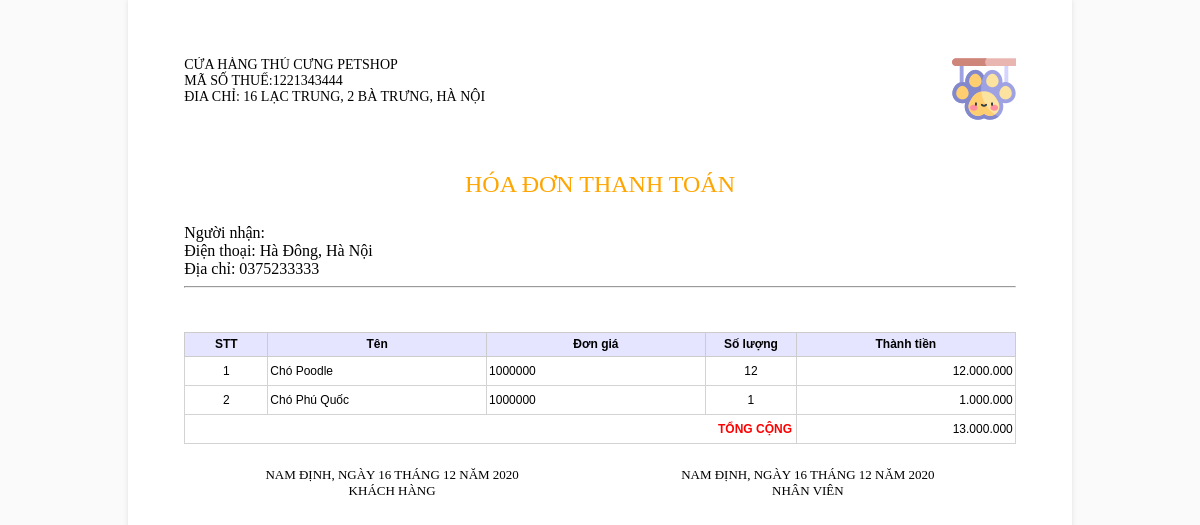
Page /admin/hoadon.php?id=6 (signed in) on the committed database.
### tables this page shows
CREATE TABLE `user` (
  `id` int(11) NOT NULL AUTO_INCREMENT,
  `username` varchar(255) NOT NULL,
  `password` varchar(255) NOT NULL,
  `email` varchar(200) NOT NULL,
  `sodienthoai` varchar(12) NOT NULL,
  `diachi` varchar(255) NOT NULL,
  `level` int(1) NOT NULL,
  PRIMARY KEY (`id`)
);

CREATE TABLE `order_detail` (
  `id` int(11) NOT NULL AUTO_INCREMENT,
  `order_id` int(11) NOT NULL,
  `post_id` int(11) NOT NULL,
  `quantity` int(200) NOT NULL,
  `price` int(255) NOT NULL,
  `created_time` varchar(255) DEFAULT NULL,
  `last_updated` varchar(255) DEFAULT NULL,
  PRIMARY KEY (`id`),
  KEY `order_id` (`order_id`),
  KEY `post_id` (`post_id`)
);

CREATE TABLE `post` (
  `id` int(11) NOT NULL AUTO_INCREMENT,
  `title` varchar(255) NOT NULL,
  `price` int(255) NOT NULL,
  `kind` varchar(200) NOT NULL,
  `age` varchar(255) NOT NULL,
  `address` varchar(255) NOT NULL,
  `image` varchar(255) NOT NULL,
  `type` int(1) NOT NULL,
  `created_time` varchar(255) NOT NULL,
  `last_updated` varchar(255) NOT NULL,
  PRIMARY KEY (`id`)
);

### admin/hoadon.php (the view, shortened to what this page needs)
<!DOCTYPE html>
<html>
<head>
</head>
<link rel="stylesheet" type="text/css" href="css/styleHoaDon.css">
    </head>
    <body>
        <?php
        if (!empty($_SESSION['current_user'])) {
            include '../config.php';
            $orders = mysqli_query($conn, "SELECT *, order_detail.*, post.kind as product_name
FROM orders
INNER JOIN order_detail ON orders.id = order_detail.order_id
INNER JOIN post ON post.id = order_detail.post_id
WHERE orders.id = " . $_GET['id']);
            $orders = mysqli_fetch_all($orders, MYSQLI_ASSOC);
        }
        $user_name = $_SESSION['current_user'];
         $user1 = mysqli_query($conn, "SELECT * FROM `user` WHERE `username` = '$user_name'");
        $rowUser =  mysqli_fetch_array($user1);
        ?>
<div id="page" class="page">
    <div class="header">
       <div class="logo"><img src="image/logo.png"/></div>
        <div class="company">Cửa Hàng Thú Cưng PetShop<br>Mã số thuế:1221343444<br>Đia chỉ: 16 Lạc Trung, 2 Bà Trưng, Hà Nội</div>
    </div>
  <br/>
  <div class="title">
    <br>
        HÓA ĐƠN THANH TOÁN
        <br/>
       <br>
  </div>
  <div id="infor-khachhang">
  <label>Người nhận: </label><span> <?= $ $rowUser['username'] ?></span><br/>
                <label>Điện thoại: </label><span> <?= $rowUser['diachi'] ?></span><br/>
                <label>Địa chỉ: </label><span> <?= $rowUser['sodienthoai'] ?></span><br/>
                <hr/>
  </div>
  <br/>
  <br/>
  <table class="TableData">
    <tr>
      <th>STT</th>
      <th>Tên</th>
      <th>Đơn giá</th>
      <th>Số lượng</th>
      <th>Thành tiền</th>
    </tr>
    <?php
    $pos = 1;
    $tongsotien = 0;
    foreach($orders as $row)
    {
        $tongsotien += $row['quantity']*$row['price'];
        echo "<tr>";
        echo "<td class=\"cotSTT\">".$pos++."</td>";
        echo "<td class=\"cotTenSanPham\">".$row['kind']."</td>";
        echo "<td class=\"cotTenSanPham\">".$row['price']."</td>";
        echo "<td class=\"cotSoLuong\" align='center'>".$row['quantity']."</td>";
        echo "<td class=\"cotSo\">".number_format(($row['quantity']*$row['price']),0,",",".")."</td>";
        echo "</tr>";
    }
?>
    <tr>
      <td colspan="4" class="tong">Tổng cộng</td>
      <td class="cotSo"><?php echo number_format(($tongsotien),0,",",".")?></td>
    </tr>
  </table>
  <div class="footer-left"> Nam Định, ngày 16 tháng 12 năm 2020<br/>
    Khách hàng </div>
  <div class="footer-right"> Nam Định, ngày 16 tháng 12 năm 2020<br/>
    Nhân viên </div>
</div>
</body>

### css/styleHoaDon.css (style rules this page uses)
body { margin: 0; padding: 0; background-color: #FAFAFA; font: 12pt "Tohoma"; }
* { box-sizing: border-box; -moz-box-sizing: border-box; }
.page { width: 25cm; overflow:hidden; min-height:297mm; padding: 1.5cm; margin-left:auto; margin-right:auto; background: white; box-shadow: 0 0 5px rgba(0, 0, 0, 0.1); }
.header { overflow:hidden; }
.logo { background-color:#FFFFFF; text-align:right; float:right; }
.company { text-transform:uppercase; background-color:#FFFFFF; text-align:left; float:left; font-size:14px; float: left; }
.title { text-align:center; position:relative; color:orange; font-size: 24px; top:1px; }
.footer-left { text-align:center; text-transform:uppercase; padding-top:24px; position:relative; height: 150px; width:50%; color:#000; float:left; font-size: 13px; bottom:1px; }
.footer-right { text-align:center; text-transform:uppercase; padding-top:24px; position:relative; height: 150px; width:50%; color:#000; font-size: 13px; float:right; bottom:1px; }
.TableData { background:#ffffff; font: 11px; width:100%; border-collapse:collapse; font-family:Verdana, Arial, Helvetica, sans-serif; font-size:12px; border:thin solid #d3d3d3; }
.TableData TH { background: rgba(0,0,255,0.1); text-align: center; font-weight: bold; color: #000; border: solid 1px #ccc; height: 24px; }
.TableData TR { padding: 10px; height: 24px; border:thin solid #d3d3d3; }
td { padding: 7px; }
.TableData TR TD { padding-right: 2px; padding-left: 2px; border:thin solid #d3d3d3; }
.TableData .cotSTT { text-align:center; width: 10%; }
.TableData .cotTenSanPham { text-align:left; width: 120px; }
.TableData .cotSoLuong { text-align: center; width: 50px; }
.TableData .cotSo { text-align: right; width: 120px; }
.TableData .tong { text-align: right; font-weight:bold; text-transform:uppercase; padding-right: 4px; color: red; }

### rows in the picture
user: diachi "Hà Đông, Hà Nội", sodienthoai "0375233333"
order_detail: post.kind "Chó Poodle", price "1000000", quantity "12", $row['quantity']*$row['price'] "12.000.000"
order_detail: post.kind "Chó Phú Quốc", price "1000000", quantity "1", $row['quantity']*$row['price'] "1.000.000"

### other values in the picture
$tongsotien "13.000.000"
